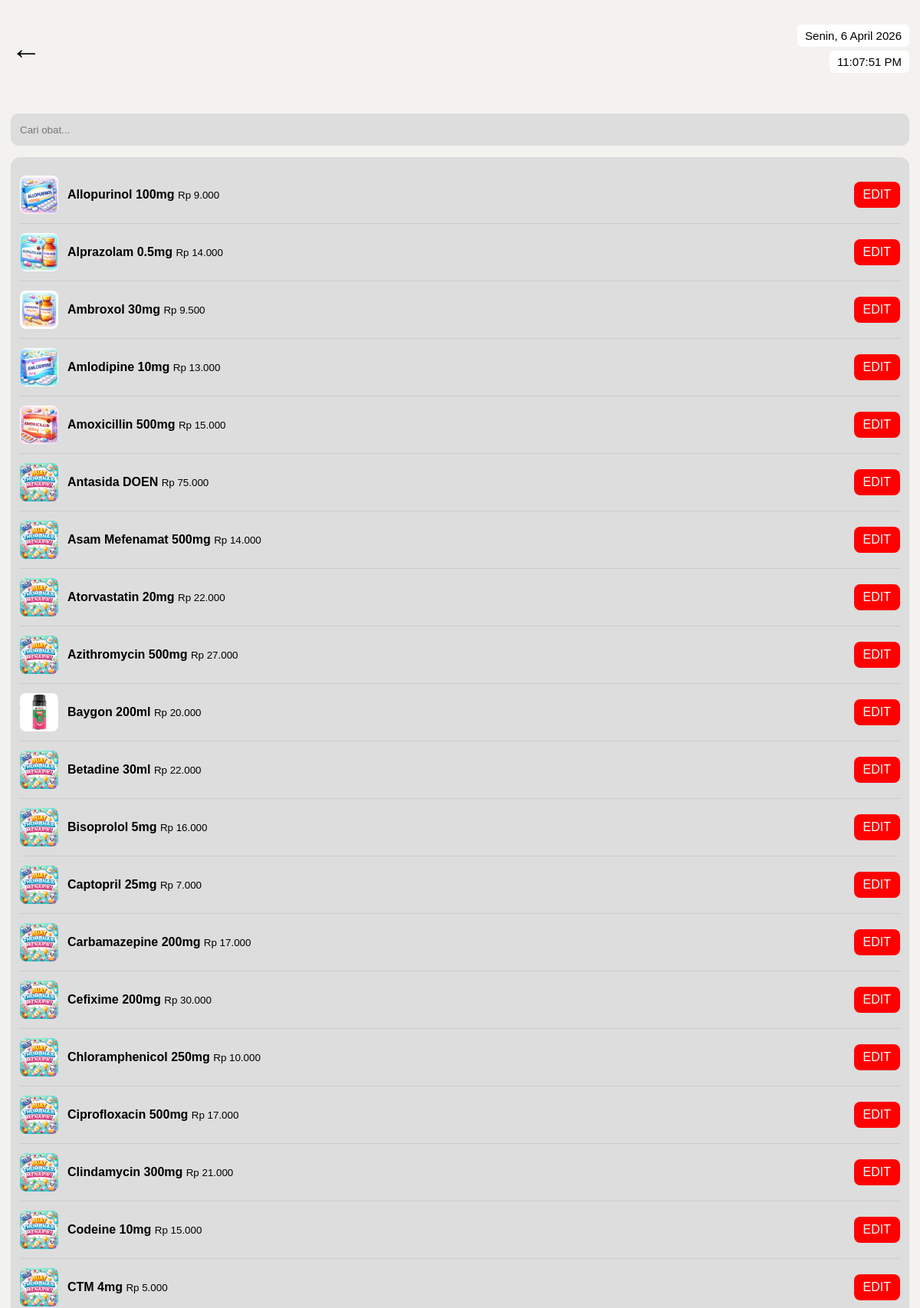
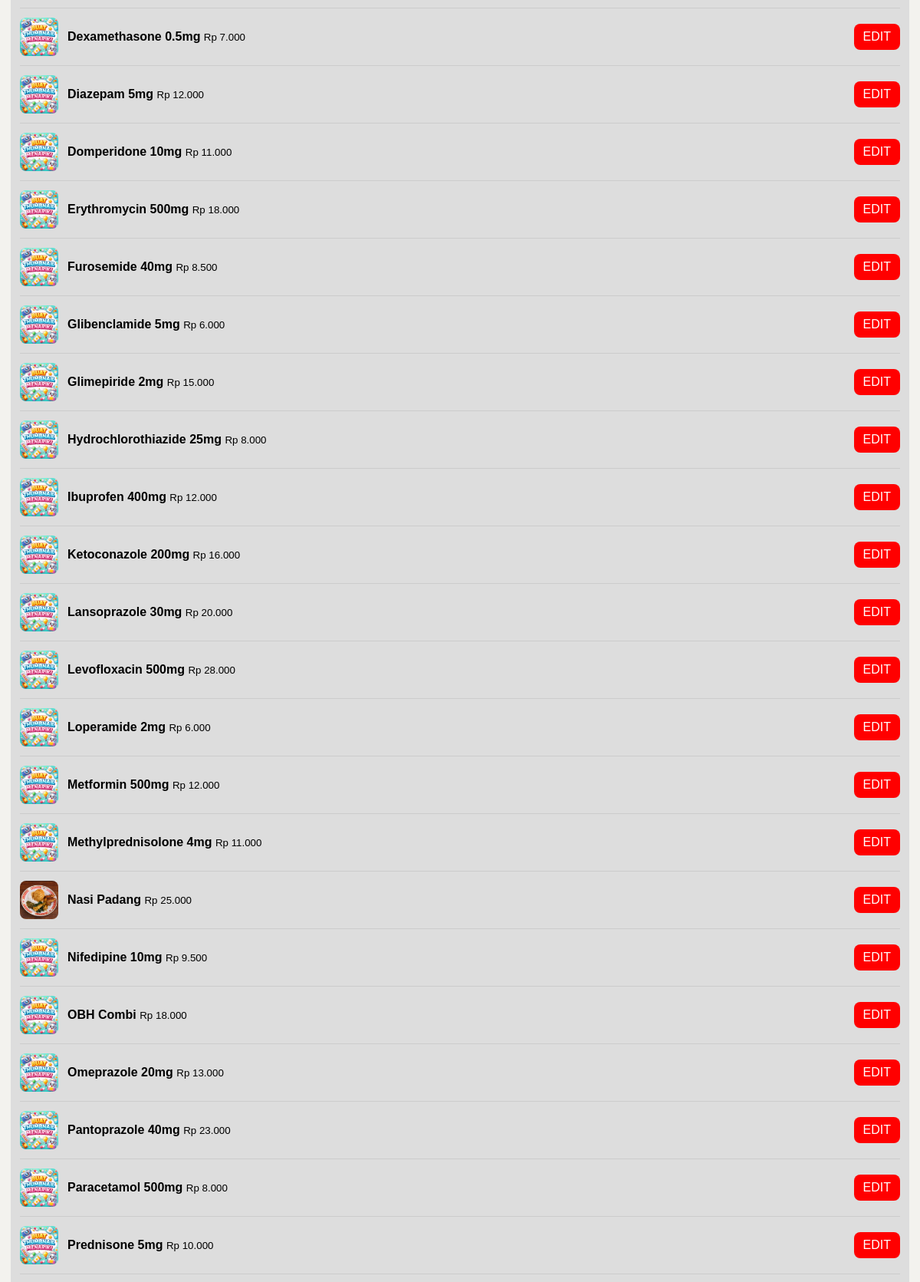
The app's page /edit_obat.php (upper part) with its own data (2 pictures, top to bottom).
### tables this page shows
CREATE TABLE `obat` (
  `id_obat` int(20) NOT NULL,
  `nama` text NOT NULL,
  `produsen` text NOT NULL,
  `stok` int(50) NOT NULL,
  `harga` int(255) NOT NULL,
  `gambar` varchar(255) DEFAULT 'img/default.png',
  `deskripsi` text DEFAULT NULL
);

### edit_obat.php (the view, shortened to what this page needs)
<?php
include "koneksi.php";
$data = mysqli_query($conn,"SELECT * FROM obat ORDER BY nama ASC");
?>
<!DOCTYPE html>
<html>
<head>
<link rel="stylesheet" href="css/edit_obat.css">
</head>
<body>
<br>
<div class="container">
<div class="top-bar">
    <div class="left-group">
        <a href="mengelola_obat.php" class="back">←</a>
    </div>
    <div class="top-text">
        <div id="dayDate" class="bg"></div>
        <div id="clock" class="bg"></div>
    </div>
</div>
<br>
<div class="search-box">
    <input type="text" id="search" placeholder="Cari obat..." onkeyup="searchObat()">
</div>
<div class="list">
<?php while($o=mysqli_fetch_assoc($data)): ?>
<div class="item" data-nama="<?= strtolower($o['nama']) ?>">
     <img src="<?= !empty($o['gambar']) ? $o['gambar'] : 'img/obat/default.png' ?>" class="img">
    <div class="info">
        <b><?= $o['nama'] ?></b>
        <small>Rp <?= number_format($o['harga'],0,',','.') ?></small>
    </div>
    <a href="edit_product.php?id=<?= $o['id_obat'] ?>" class="btn-edit">EDIT</a>
</div>
<?php endwhile; ?>
</div>
</div>
</body>
</html>

### css/edit_obat.css (style rules this page uses)
* { margin:0; padding:0; box-sizing:border-box; }
body { background:#f3f2ee; font-family:Arial; overflow-x:hidden; }
.container { width:100%; padding:14px; }
.left-group { display:flex; align-items:center; gap:20px; }
.back { font-size:40px; text-decoration:none; color:#000; }
.top-bar { display:flex; justify-content:space-between; align-items:center; margin-bottom:20px; }
.top-text { display:flex; flex-direction:column; align-items:flex-end; gap:5px; }
.bg { background:#fff; padding:6px 10px; border-radius:6px; font-size:15px; }
.search-box { width:100%; background:#ddd; padding:12px; border-radius:10px; margin:15px 0; }
.search-box input { width:100%; border:none; background:transparent; }
.list { width:100%; background:#ddd; padding:12px; border-radius:12px; max-height:65vh; overflow-y:auto; overflow-x:hidden; }
.item { display:flex; align-items:center; gap:12px; padding:12px 0; border-bottom:1px solid #ccc; }
.img { width:50px; height:50px; border-radius:8px; }
.info { flex:1; min-width:0; }
.btn-edit { flex-shrink:0; background:red; color:#fff; padding:8px 12px; border-radius:8px; text-decoration:none; }
img { max-width:100%; }

### records on screen
obat: gambar (picture), nama "Allopurinol 100mg", harga "9.000"
obat: gambar (picture), nama "Alprazolam 0.5mg", harga "14.000"
obat: gambar (picture), nama "Ambroxol 30mg", harga "9.500"
obat: gambar (picture), nama "Amlodipine 10mg", harga "13.000"
obat: gambar (picture), nama "Amoxicillin 500mg", harga "15.000"
obat: gambar (placeholder picture), nama "Antasida DOEN", harga "75.000"
obat: gambar (placeholder picture), nama "Asam Mefenamat 500mg", harga "14.000"
obat: gambar (placeholder picture), nama "Atorvastatin 20mg", harga "22.000"
obat: gambar (placeholder picture), nama "Azithromycin 500mg", harga "27.000"
obat: gambar (picture), nama "Baygon 200ml", harga "20.000"
obat: gambar (placeholder picture), nama "Betadine 30ml", harga "22.000"
obat: gambar (placeholder picture), nama "Bisoprolol 5mg", harga "16.000"
obat: gambar (placeholder picture), nama "Captopril 25mg", harga "7.000"
obat: gambar (placeholder picture), nama "Carbamazepine 200mg", harga "17.000"
obat: gambar (placeholder picture), nama "Cefixime 200mg", harga "30.000"
obat: gambar (placeholder picture), nama "Chloramphenicol 250mg", harga "10.000"
obat: gambar (placeholder picture), nama "Ciprofloxacin 500mg", harga "17.000"
obat: gambar (placeholder picture), nama "Clindamycin 300mg", harga "21.000"
obat: gambar (placeholder picture), nama "Codeine 10mg", harga "15.000"
obat: gambar (placeholder picture), nama "CTM 4mg", harga "5.000"
obat: gambar (placeholder picture), nama "Dexamethasone 0.5mg", harga "7.000"
obat: gambar (placeholder picture), nama "Diazepam 5mg", harga "12.000"
obat: gambar (placeholder picture), nama "Domperidone 10mg", harga "11.000"
obat: gambar (placeholder picture), nama "Erythromycin 500mg", harga "18.000"
obat: gambar (placeholder picture), nama "Furosemide 40mg", harga "8.500"
obat: gambar (placeholder picture), nama "Glibenclamide 5mg", harga "6.000"
obat: gambar (placeholder picture), nama "Glimepiride 2mg", harga "15.000"
obat: gambar (placeholder picture), nama "Hydrochlorothiazide 25mg", harga "8.000"
obat: gambar (placeholder picture), nama "Ibuprofen 400mg", harga "12.000"
obat: gambar (placeholder picture), nama "Ketoconazole 200mg", harga "16.000"
obat: gambar (placeholder picture), nama "Lansoprazole 30mg", harga "20.000"
obat: gambar (placeholder picture), nama "Levofloxacin 500mg", harga "28.000"
obat: gambar (placeholder picture), nama "Loperamide 2mg", harga "6.000"
obat: gambar (placeholder picture), nama "Metformin 500mg", harga "12.000"
obat: gambar (placeholder picture), nama "Methylprednisolone 4mg", harga "11.000"
obat: gambar (picture), nama "Nasi Padang", harga "25.000"
obat: gambar (placeholder picture), nama "Nifedipine 10mg", harga "9.500"
obat: gambar (placeholder picture), nama "OBH Combi", harga "18.000"
obat: gambar (placeholder picture), nama "Omeprazole 20mg", harga "13.000"
obat: gambar (placeholder picture), nama "Pantoprazole 40mg", harga "23.000"
obat: gambar (placeholder picture), nama "Paracetamol 500mg", harga "8.000"
obat: gambar (placeholder picture), nama "Prednisone 5mg", harga "10.000"
